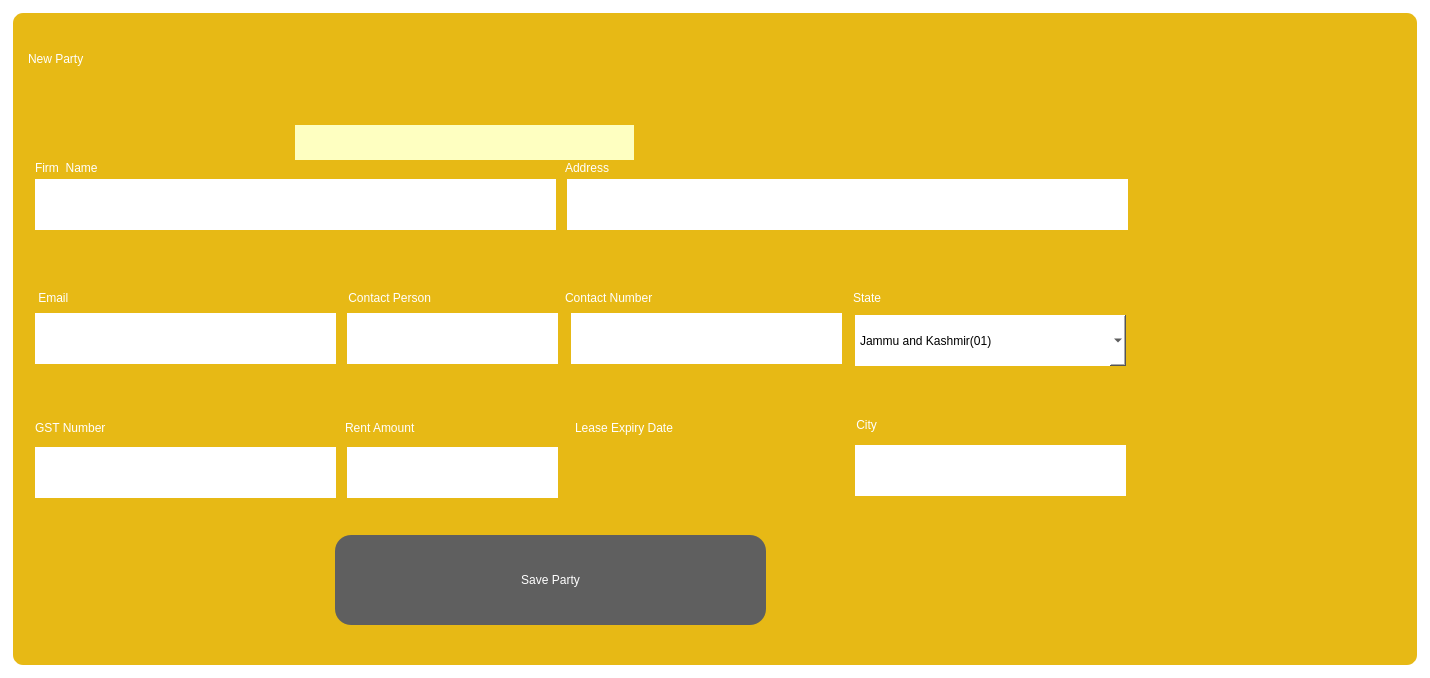
<?xml version="1.0" encoding="UTF-8"?>
<ui version="4.0">
 <class>Dialog</class>
 <widget class="QDialog" name="Dialog">
  <property name="geometry">
   <rect>
    <x>0</x>
    <y>0</y>
    <width>1430</width>
    <height>678</height>
   </rect>
  </property>
  <property name="minimumSize">
   <size>
    <width>965</width>
    <height>600</height>
   </size>
  </property>
  <property name="windowTitle">
   <string>Dialog</string>
  </property>
  <property name="styleSheet">
   <string notr="true">background-color: rgb(255, 255, 255);
</string>
  </property>
  <layout class="QGridLayout" name="gridLayout">
   <item row="0" column="0">
    <widget class="QFrame" name="frame">
     <property name="minimumSize">
      <size>
       <width>0</width>
       <height>330</height>
      </size>
     </property>
     <property name="styleSheet">
      <string notr="true">QFrame{border-radius:12px;
border:2px solid white;
	
	background-color: rgb(231, 185, 21);

padding:0px;
}</string>
     </property>
     <property name="frameShape">
      <enum>QFrame::StyledPanel</enum>
     </property>
     <property name="frameShadow">
      <enum>QFrame::Raised</enum>
     </property>
     <widget class="QFrame" name="frame_3">
      <property name="geometry">
       <rect>
        <x>14</x>
        <y>64</y>
        <width>1121</width>
        <height>571</height>
       </rect>
      </property>
      <property name="minimumSize">
       <size>
        <width>940</width>
        <height>300</height>
       </size>
      </property>
      <property name="styleSheet">
       <string notr="true">border:none;
background:none;</string>
      </property>
      <property name="frameShape">
       <enum>QFrame::NoFrame</enum>
      </property>
      <property name="frameShadow">
       <enum>QFrame::Plain</enum>
      </property>
      <widget class="QComboBox" name="comboBox_10">
       <property name="geometry">
        <rect>
         <x>830</x>
         <y>240</y>
         <width>271</width>
         <height>51</height>
        </rect>
       </property>
       <property name="sizePolicy">
        <sizepolicy hsizetype="Expanding" vsizetype="Fixed">
         <horstretch>0</horstretch>
         <verstretch>0</verstretch>
        </sizepolicy>
       </property>
       <property name="minimumSize">
        <size>
         <width>60</width>
         <height>40</height>
        </size>
       </property>
       <property name="styleSheet">
        <string notr="true">border:none;
font: 75 11pt &quot;MS Shell Dlg 2&quot;;
color: rgb(0, 0, 0);
background-color: rgb(255, 255, 255);
selection-background-color: rgb(0, 85, 127);
selection-color: rgb(255, 255, 255);</string>
       </property>
       <property name="frame">
        <bool>true</bool>
       </property>
       <item>
        <property name="text">
         <string>Jammu and Kashmir(01)</string>
        </property>
       </item>
       <item>
        <property name="text">
         <string>Himachal Pradesh(02)</string>
        </property>
       </item>
       <item>
        <property name="text">
         <string>Punjab(03)</string>
        </property>
       </item>
       <item>
        <property name="text">
         <string>Chandigarh(04)</string>
        </property>
       </item>
       <item>
        <property name="text">
         <string>Uttarakhand(05)</string>
        </property>
       </item>
       <item>
        <property name="text">
         <string>Haryana(06)</string>
        </property>
       </item>
       <item>
        <property name="text">
         <string>Delhi(07)</string>
        </property>
       </item>
       <item>
        <property name="text">
         <string>Rajasthan(08)</string>
        </property>
       </item>
       <item>
        <property name="text">
         <string>Uttar Pradesh(09)</string>
        </property>
       </item>
       <item>
        <property name="text">
         <string>Bihar(10)</string>
        </property>
       </item>
       <item>
        <property name="text">
         <string>Sikkim(11)</string>
        </property>
       </item>
       <item>
        <property name="text">
         <string>Arunachal Pradesh(12)</string>
        </property>
       </item>
       <item>
        <property name="text">
         <string>Nagaland(13)</string>
        </property>
       </item>
       <item>
        <property name="text">
         <string>Manipur(14)</string>
        </property>
       </item>
       <item>
        <property name="text">
         <string>Mizoram(15)</string>
        </property>
       </item>
       <item>
        <property name="text">
         <string>Tripura(16)</string>
        </property>
       </item>
       <item>
        <property name="text">
         <string>Meghalaya(17)</string>
        </property>
       </item>
       <item>
        <property name="text">
         <string>Assam(18)</string>
        </property>
       </item>
       <item>
        <property name="text">
         <string>West Bengal(19)</string>
        </property>
       </item>
       <item>
        <property name="text">
         <string>Jharkhand(20)</string>
        </property>
       </item>
       <item>
        <property name="text">
         <string>Odisha(21)</string>
        </property>
       </item>
       <item>
        <property name="text">
         <string>Chattisgarh(22)</string>
        </property>
       </item>
       <item>
        <property name="text">
         <string>Madhya Pradesh(23)</string>
        </property>
       </item>
       <item>
        <property name="text">
         <string>Gujarat(24)</string>
        </property>
       </item>
       <item>
        <property name="text">
         <string>Daman and Diu(25)</string>
        </property>
       </item>
       <item>
        <property name="text">
         <string>Dadra and Nagar Haveli(26)</string>
        </property>
       </item>
       <item>
        <property name="text">
         <string>Maharashtra(27)</string>
        </property>
       </item>
       <item>
        <property name="text">
         <string>Andhra Pradesh(28)</string>
        </property>
       </item>
       <item>
        <property name="text">
         <string>Karnataka(29)</string>
        </property>
       </item>
       <item>
        <property name="text">
         <string>Goa(30)</string>
        </property>
       </item>
       <item>
        <property name="text">
         <string>Lakshdweep Island(31)</string>
        </property>
       </item>
       <item>
        <property name="text">
         <string>Kerala(32)</string>
        </property>
       </item>
       <item>
        <property name="text">
         <string>Tamil Nadu(33)</string>
        </property>
       </item>
       <item>
        <property name="text">
         <string>Pondicherry(34)</string>
        </property>
       </item>
       <item>
        <property name="text">
         <string>Andaman and Nocibar Island(35)</string>
        </property>
       </item>
       <item>
        <property name="text">
         <string>Telangana(36)</string>
        </property>
       </item>
       <item>
        <property name="text">
         <string>Andhra Pradesh(New) (37)</string>
        </property>
       </item>
      </widget>
      <widget class="QLabel" name="label_11">
       <property name="geometry">
        <rect>
         <x>10</x>
         <y>50</y>
         <width>291</width>
         <height>50</height>
        </rect>
       </property>
       <property name="minimumSize">
        <size>
         <width>0</width>
         <height>50</height>
        </size>
       </property>
       <property name="maximumSize">
        <size>
         <width>16777215</width>
         <height>60</height>
        </size>
       </property>
       <property name="styleSheet">
        <string notr="true">color: rgb(255, 255, 255);
font: 87 12pt &quot;Arial Black&quot;;

border:none;
background:none;</string>
       </property>
       <property name="text">
        <string>Firm  Name </string>
       </property>
       <property name="scaledContents">
        <bool>false</bool>
       </property>
       <property name="alignment">
        <set>Qt::AlignBottom|Qt::AlignLeading|Qt::AlignLeft</set>
       </property>
       <property name="wordWrap">
        <bool>true</bool>
       </property>
       <property name="margin">
        <number>5</number>
       </property>
      </widget>
      <widget class="QLabel" name="label_18">
       <property name="geometry">
        <rect>
         <x>320</x>
         <y>320</y>
         <width>221</width>
         <height>40</height>
        </rect>
       </property>
       <property name="sizePolicy">
        <sizepolicy hsizetype="Preferred" vsizetype="Minimum">
         <horstretch>0</horstretch>
         <verstretch>0</verstretch>
        </sizepolicy>
       </property>
       <property name="minimumSize">
        <size>
         <width>0</width>
         <height>40</height>
        </size>
       </property>
       <property name="maximumSize">
        <size>
         <width>16777215</width>
         <height>20</height>
        </size>
       </property>
       <property name="styleSheet">
        <string notr="true">color: rgb(255, 255, 255);
font: 87 12pt &quot;Arial Black&quot;;

border:none;
background:none;</string>
       </property>
       <property name="text">
        <string>Rent Amount</string>
       </property>
       <property name="alignment">
        <set>Qt::AlignBottom|Qt::AlignLeading|Qt::AlignLeft</set>
       </property>
       <property name="margin">
        <number>5</number>
       </property>
      </widget>
      <widget class="QLineEdit" name="lineEdit_6">
       <property name="geometry">
        <rect>
         <x>10</x>
         <y>104</y>
         <width>521</width>
         <height>51</height>
        </rect>
       </property>
       <property name="sizePolicy">
        <sizepolicy hsizetype="Expanding" vsizetype="Preferred">
         <horstretch>0</horstretch>
         <verstretch>0</verstretch>
        </sizepolicy>
       </property>
       <property name="minimumSize">
        <size>
         <width>0</width>
         <height>40</height>
        </size>
       </property>
      </widget>
      <widget class="QLineEdit" name="lineEdit_8">
       <property name="geometry">
        <rect>
         <x>542</x>
         <y>104</y>
         <width>561</width>
         <height>51</height>
        </rect>
       </property>
       <property name="sizePolicy">
        <sizepolicy hsizetype="Expanding" vsizetype="Preferred">
         <horstretch>0</horstretch>
         <verstretch>0</verstretch>
        </sizepolicy>
       </property>
       <property name="minimumSize">
        <size>
         <width>0</width>
         <height>40</height>
        </size>
       </property>
      </widget>
      <widget class="QLabel" name="label_25">
       <property name="geometry">
        <rect>
         <x>10</x>
         <y>190</y>
         <width>291</width>
         <height>40</height>
        </rect>
       </property>
       <property name="sizePolicy">
        <sizepolicy hsizetype="Preferred" vsizetype="Fixed">
         <horstretch>0</horstretch>
         <verstretch>0</verstretch>
        </sizepolicy>
       </property>
       <property name="minimumSize">
        <size>
         <width>0</width>
         <height>40</height>
        </size>
       </property>
       <property name="maximumSize">
        <size>
         <width>16777215</width>
         <height>20</height>
        </size>
       </property>
       <property name="styleSheet">
        <string notr="true">color: rgb(255, 255, 255);
font: 87 12pt &quot;Arial Black&quot;;

border:none;
background:none;</string>
       </property>
       <property name="text">
        <string> Email  </string>
       </property>
       <property name="alignment">
        <set>Qt::AlignBottom|Qt::AlignLeading|Qt::AlignLeft</set>
       </property>
       <property name="margin">
        <number>5</number>
       </property>
      </widget>
      <widget class="QLineEdit" name="lineEdit_20">
       <property name="geometry">
        <rect>
         <x>10</x>
         <y>238</y>
         <width>301</width>
         <height>51</height>
        </rect>
       </property>
       <property name="sizePolicy">
        <sizepolicy hsizetype="Expanding" vsizetype="Preferred">
         <horstretch>0</horstretch>
         <verstretch>0</verstretch>
        </sizepolicy>
       </property>
       <property name="minimumSize">
        <size>
         <width>0</width>
         <height>30</height>
        </size>
       </property>
      </widget>
      <widget class="QLineEdit" name="lineEdit_12">
       <property name="geometry">
        <rect>
         <x>322</x>
         <y>238</y>
         <width>211</width>
         <height>51</height>
        </rect>
       </property>
       <property name="sizePolicy">
        <sizepolicy hsizetype="Expanding" vsizetype="Preferred">
         <horstretch>0</horstretch>
         <verstretch>0</verstretch>
        </sizepolicy>
       </property>
       <property name="minimumSize">
        <size>
         <width>0</width>
         <height>40</height>
        </size>
       </property>
      </widget>
      <widget class="QLabel" name="label_16">
       <property name="geometry">
        <rect>
         <x>828</x>
         <y>317</y>
         <width>191</width>
         <height>40</height>
        </rect>
       </property>
       <property name="minimumSize">
        <size>
         <width>0</width>
         <height>40</height>
        </size>
       </property>
       <property name="maximumSize">
        <size>
         <width>16777215</width>
         <height>20</height>
        </size>
       </property>
       <property name="styleSheet">
        <string notr="true">color: rgb(255, 255, 255);
font: 87 12pt &quot;Arial Black&quot;;

border:none;
background:none;</string>
       </property>
       <property name="text">
        <string> City </string>
       </property>
       <property name="alignment">
        <set>Qt::AlignBottom|Qt::AlignLeading|Qt::AlignLeft</set>
       </property>
       <property name="margin">
        <number>5</number>
       </property>
      </widget>
      <widget class="QLabel" name="label_27">
       <property name="geometry">
        <rect>
         <x>550</x>
         <y>320</y>
         <width>191</width>
         <height>40</height>
        </rect>
       </property>
       <property name="sizePolicy">
        <sizepolicy hsizetype="Preferred" vsizetype="Minimum">
         <horstretch>0</horstretch>
         <verstretch>0</verstretch>
        </sizepolicy>
       </property>
       <property name="minimumSize">
        <size>
         <width>0</width>
         <height>40</height>
        </size>
       </property>
       <property name="maximumSize">
        <size>
         <width>16777215</width>
         <height>20</height>
        </size>
       </property>
       <property name="styleSheet">
        <string notr="true">color: rgb(255, 255, 255);
font: 87 12pt &quot;Arial Black&quot;;

border:none;
background:none;</string>
       </property>
       <property name="text">
        <string>Lease Expiry Date</string>
       </property>
       <property name="alignment">
        <set>Qt::AlignBottom|Qt::AlignLeading|Qt::AlignLeft</set>
       </property>
       <property name="margin">
        <number>5</number>
       </property>
      </widget>
      <widget class="QLabel" name="label_12">
       <property name="geometry">
        <rect>
         <x>540</x>
         <y>60</y>
         <width>431</width>
         <height>40</height>
        </rect>
       </property>
       <property name="minimumSize">
        <size>
         <width>0</width>
         <height>40</height>
        </size>
       </property>
       <property name="maximumSize">
        <size>
         <width>16777215</width>
         <height>20</height>
        </size>
       </property>
       <property name="styleSheet">
        <string notr="true">color: rgb(255, 255, 255);
font: 87 12pt &quot;Arial Black&quot;;

border:none;
background:none;</string>
       </property>
       <property name="text">
        <string>Address </string>
       </property>
       <property name="alignment">
        <set>Qt::AlignBottom|Qt::AlignLeading|Qt::AlignLeft</set>
       </property>
       <property name="margin">
        <number>5</number>
       </property>
      </widget>
      <widget class="QLabel" name="label_26">
       <property name="geometry">
        <rect>
         <x>828</x>
         <y>190</y>
         <width>191</width>
         <height>40</height>
        </rect>
       </property>
       <property name="sizePolicy">
        <sizepolicy hsizetype="Preferred" vsizetype="Fixed">
         <horstretch>0</horstretch>
         <verstretch>0</verstretch>
        </sizepolicy>
       </property>
       <property name="minimumSize">
        <size>
         <width>0</width>
         <height>40</height>
        </size>
       </property>
       <property name="maximumSize">
        <size>
         <width>16777215</width>
         <height>20</height>
        </size>
       </property>
       <property name="styleSheet">
        <string notr="true">color: rgb(255, 255, 255);
font: 87 12pt &quot;Arial Black&quot;;

border:none;
background:none;</string>
       </property>
       <property name="text">
        <string>State </string>
       </property>
       <property name="alignment">
        <set>Qt::AlignBottom|Qt::AlignLeading|Qt::AlignLeft</set>
       </property>
       <property name="margin">
        <number>5</number>
       </property>
      </widget>
      <widget class="QLineEdit" name="lineEdit_5">
       <property name="geometry">
        <rect>
         <x>10</x>
         <y>372</y>
         <width>301</width>
         <height>51</height>
        </rect>
       </property>
       <property name="minimumSize">
        <size>
         <width>0</width>
         <height>40</height>
        </size>
       </property>
      </widget>
      <widget class="QLabel" name="label_14">
       <property name="geometry">
        <rect>
         <x>10</x>
         <y>320</y>
         <width>291</width>
         <height>40</height>
        </rect>
       </property>
       <property name="sizePolicy">
        <sizepolicy hsizetype="Preferred" vsizetype="Minimum">
         <horstretch>0</horstretch>
         <verstretch>0</verstretch>
        </sizepolicy>
       </property>
       <property name="minimumSize">
        <size>
         <width>0</width>
         <height>40</height>
        </size>
       </property>
       <property name="maximumSize">
        <size>
         <width>16777215</width>
         <height>20</height>
        </size>
       </property>
       <property name="styleSheet">
        <string notr="true">color: rgb(255, 255, 255);
font: 87 12pt &quot;Arial Black&quot;;

border:none;
background:none;</string>
       </property>
       <property name="text">
        <string>GST Number</string>
       </property>
       <property name="alignment">
        <set>Qt::AlignBottom|Qt::AlignLeading|Qt::AlignLeft</set>
       </property>
       <property name="margin">
        <number>5</number>
       </property>
      </widget>
      <widget class="QLabel" name="label_15">
       <property name="geometry">
        <rect>
         <x>540</x>
         <y>190</y>
         <width>201</width>
         <height>40</height>
        </rect>
       </property>
       <property name="sizePolicy">
        <sizepolicy hsizetype="Preferred" vsizetype="Fixed">
         <horstretch>0</horstretch>
         <verstretch>0</verstretch>
        </sizepolicy>
       </property>
       <property name="minimumSize">
        <size>
         <width>0</width>
         <height>40</height>
        </size>
       </property>
       <property name="maximumSize">
        <size>
         <width>16777215</width>
         <height>20</height>
        </size>
       </property>
       <property name="styleSheet">
        <string notr="true">color: rgb(255, 255, 255);
font: 87 12pt &quot;Arial Black&quot;;

border:none;
background:none;</string>
       </property>
       <property name="text">
        <string>Contact Number</string>
       </property>
       <property name="alignment">
        <set>Qt::AlignBottom|Qt::AlignLeading|Qt::AlignLeft</set>
       </property>
       <property name="margin">
        <number>5</number>
       </property>
      </widget>
      <widget class="QLabel" name="label_24">
       <property name="geometry">
        <rect>
         <x>320</x>
         <y>190</y>
         <width>211</width>
         <height>40</height>
        </rect>
       </property>
       <property name="sizePolicy">
        <sizepolicy hsizetype="Preferred" vsizetype="Fixed">
         <horstretch>0</horstretch>
         <verstretch>0</verstretch>
        </sizepolicy>
       </property>
       <property name="minimumSize">
        <size>
         <width>0</width>
         <height>40</height>
        </size>
       </property>
       <property name="maximumSize">
        <size>
         <width>16777215</width>
         <height>20</height>
        </size>
       </property>
       <property name="styleSheet">
        <string notr="true">color: rgb(255, 255, 255);
font: 87 12pt &quot;Arial Black&quot;;

border:none;
background:none;</string>
       </property>
       <property name="text">
        <string> Contact Person</string>
       </property>
       <property name="alignment">
        <set>Qt::AlignBottom|Qt::AlignLeading|Qt::AlignLeft</set>
       </property>
       <property name="margin">
        <number>5</number>
       </property>
      </widget>
      <widget class="QLineEdit" name="lineEdit_7">
       <property name="geometry">
        <rect>
         <x>830</x>
         <y>370</y>
         <width>271</width>
         <height>51</height>
        </rect>
       </property>
       <property name="minimumSize">
        <size>
         <width>0</width>
         <height>40</height>
        </size>
       </property>
      </widget>
      <widget class="QLineEdit" name="lineEdit_21">
       <property name="geometry">
        <rect>
         <x>322</x>
         <y>372</y>
         <width>211</width>
         <height>51</height>
        </rect>
       </property>
       <property name="sizePolicy">
        <sizepolicy hsizetype="Expanding" vsizetype="Preferred">
         <horstretch>0</horstretch>
         <verstretch>0</verstretch>
        </sizepolicy>
       </property>
       <property name="minimumSize">
        <size>
         <width>0</width>
         <height>40</height>
        </size>
       </property>
      </widget>
      <widget class="QLineEdit" name="lineEdit_19">
       <property name="geometry">
        <rect>
         <x>546</x>
         <y>238</y>
         <width>271</width>
         <height>51</height>
        </rect>
       </property>
       <property name="sizePolicy">
        <sizepolicy hsizetype="Expanding" vsizetype="Preferred">
         <horstretch>0</horstretch>
         <verstretch>0</verstretch>
        </sizepolicy>
       </property>
       <property name="minimumSize">
        <size>
         <width>0</width>
         <height>40</height>
        </size>
       </property>
      </widget>
      <widget class="QPushButton" name="pushButton_3">
       <property name="geometry">
        <rect>
         <x>310</x>
         <y>460</y>
         <width>431</width>
         <height>90</height>
        </rect>
       </property>
       <property name="sizePolicy">
        <sizepolicy hsizetype="Maximum" vsizetype="Maximum">
         <horstretch>0</horstretch>
         <verstretch>0</verstretch>
        </sizepolicy>
       </property>
       <property name="minimumSize">
        <size>
         <width>200</width>
         <height>90</height>
        </size>
       </property>
       <property name="maximumSize">
        <size>
         <width>1677</width>
         <height>16777215</height>
        </size>
       </property>
       <property name="styleSheet">
        <string notr="true">QPushButton{background-color: rgb(85, 170, 255);
background-color: rgb(95, 95, 95);
border-radius:16px;

font: 87 12pt &quot;Arial Black&quot;;
	color: rgb(255, 255, 255);
border-radius5px;}
QPushButton:hover{
background-color: rgb(80, 80, 80);
}</string>
       </property>
       <property name="text">
        <string>Save Party</string>
       </property>
      </widget>
      <widget class="QLineEdit" name="lineEdit_4">
       <property name="geometry">
        <rect>
         <x>270</x>
         <y>50</y>
         <width>339</width>
         <height>35</height>
        </rect>
       </property>
       <property name="minimumSize">
        <size>
         <width>0</width>
         <height>35</height>
        </size>
       </property>
       <property name="styleSheet">
        <string notr="true">background-color: rgb(254, 255, 193);
font: 10pt &quot;Rockwell&quot;;
color: rgb(0, 85, 127);
padding-left:10px;
</string>
       </property>
       <property name="inputMethodHints">
        <set>Qt::ImhUppercaseOnly</set>
       </property>
       <property name="text">
        <string/>
       </property>
       <property name="clearButtonEnabled">
        <bool>true</bool>
       </property>
      </widget>
     </widget>
     <widget class="QLabel" name="label_4">
      <property name="geometry">
       <rect>
        <x>14</x>
        <y>11</y>
        <width>256</width>
        <height>53</height>
       </rect>
      </property>
      <property name="sizePolicy">
       <sizepolicy hsizetype="Preferred" vsizetype="Minimum">
        <horstretch>0</horstretch>
        <verstretch>0</verstretch>
       </sizepolicy>
      </property>
      <property name="maximumSize">
       <size>
        <width>16777215</width>
        <height>60</height>
       </size>
      </property>
      <property name="styleSheet">
       <string notr="true">color: rgb(255, 255, 255);
font: 87 18pt &quot;Arial Black&quot;;
background:none;
border:none;
padding:0;
padding-top:20px;</string>
      </property>
      <property name="text">
       <string>New Party</string>
      </property>
      <property name="alignment">
       <set>Qt::AlignLeading|Qt::AlignLeft|Qt::AlignVCenter</set>
      </property>
     </widget>
     <widget class="QPushButton" name="pushButton_4">
      <property name="geometry">
       <rect>
        <x>1110</x>
        <y>10</y>
        <width>35</width>
        <height>32</height>
       </rect>
      </property>
      <property name="maximumSize">
       <size>
        <width>35</width>
        <height>16777215</height>
       </size>
      </property>
      <property name="styleSheet">
       <string notr="true">
font: 87 14pt &quot;Arial Black&quot;;
background:none;

color: rgb(255, 255, 255);
border-radius:10px;

</string>
      </property>
      <property name="text">
       <string/>
      </property>
      <property name="icon">
       <iconset resource="../FINACKO/dist/resources.qrc">
        <normaloff>:/images/Icons/multiply.png</normaloff>:/images/Icons/multiply.png</iconset>
      </property>
      <property name="iconSize">
       <size>
        <width>32</width>
        <height>32</height>
       </size>
      </property>
     </widget>
    </widget>
   </item>
  </layout>
 </widget>
 <tabstops>
  <tabstop>lineEdit_6</tabstop>
  <tabstop>lineEdit_8</tabstop>
  <tabstop>lineEdit_7</tabstop>
  <tabstop>lineEdit_20</tabstop>
  <tabstop>lineEdit_12</tabstop>
  <tabstop>lineEdit_19</tabstop>
  <tabstop>comboBox_10</tabstop>
 </tabstops>
 <resources>
  <include location="../FINACKO/resources.qrc"/>
 </resources>
 <connections/>
</ui>
